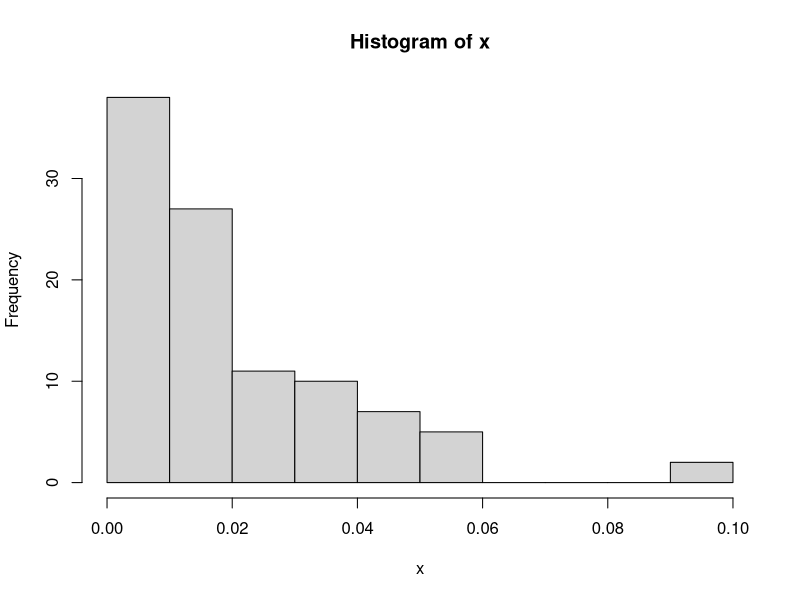
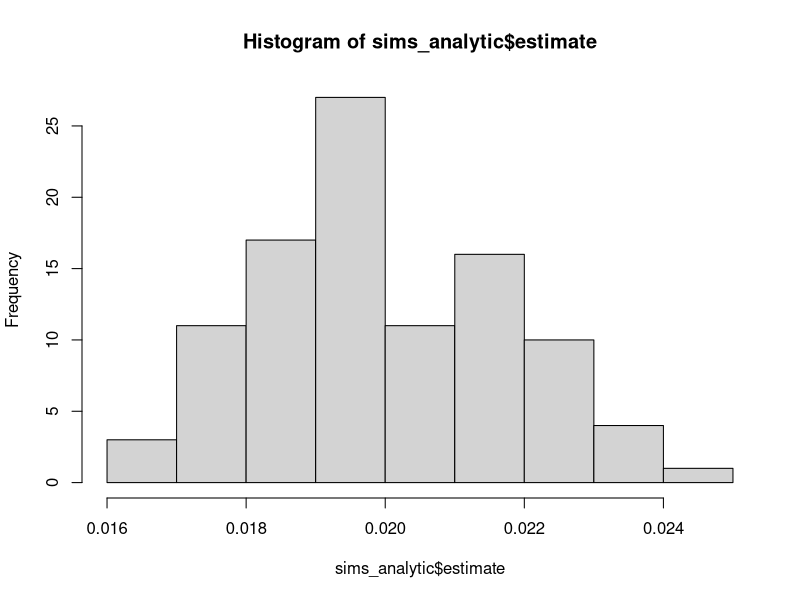
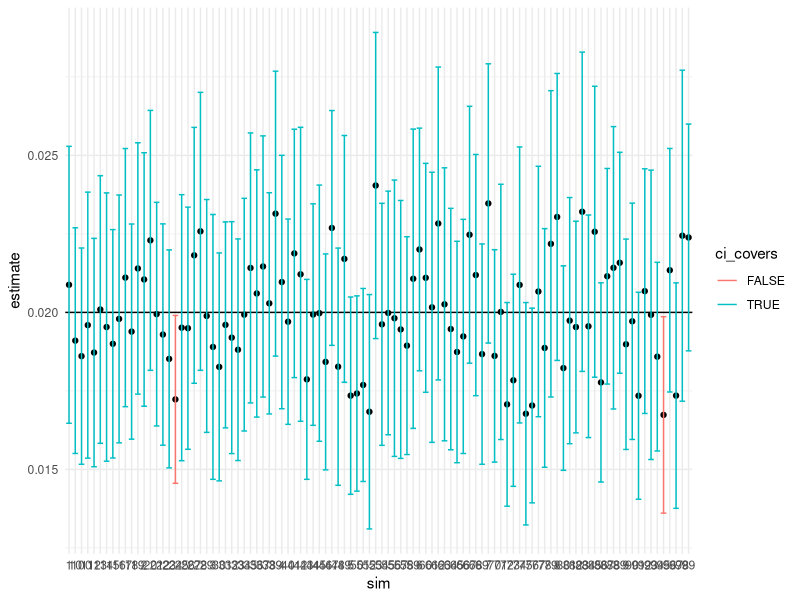
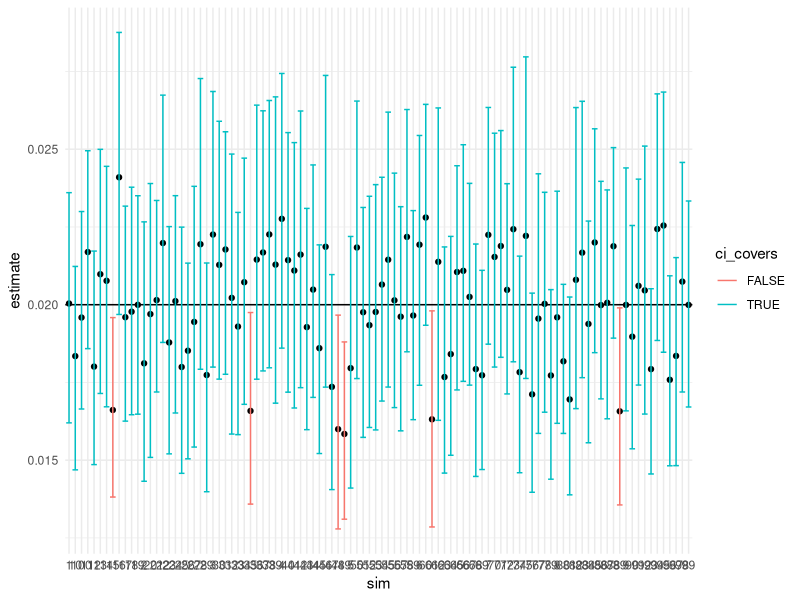

Source code (R) for these figures, in order:

library(ggplot2)
library(tidyr)
library(dplyr)


## Simulate the performance of CLT Confidence Intervals.

ESTIMAND <- 0.02
gen_random_sample <- function(n){
  # mean of beta distribution is shape1 / (shape1 + shape2)
  rbeta(n, 1, 49) 
}

x <- gen_random_sample(100)

hist(x)

estimate_mean <- function(x){
  sum(x)/length(x)
}

estimate_mean(x)

gen_analytic_ci <- function(x){
  estimate <- estimate_mean(x)
  std_estimate <- sd(x)
  N <- length(x)
  c(
    estimate - 1.96 * std_estimate / sqrt(N),
    estimate + 1.96 * std_estimate / sqrt(N)
  )
}

gen_analytic_ci(x)

simulate_once <- function(n, ci_func){
  x <- gen_random_sample(n)
  estimate <- estimate_mean(x)
  ci <- ci_func(x)
  return(
    data.frame(
      estimate=estimate, ci_lower = ci[1], ci_upper = ci[2]
    )
  )
}

run_simulation <- function(
  n_sim, 
  n,
  ci_func=gen_analytic_ci
){
  res <- purrr::rerun(n_sim, simulate_once(n, ci_func)) %>% 
    bind_rows(.id = "sim")

  ci_covers <- function(estimand, ci_lower, ci_upper){
    return(estimand > ci_lower & estimand < ci_upper)
  }
  
  res$ci_covers <- ci_covers(ESTIMAND, res$ci_lower, res$ci_upper)
  
  return(res)
}

sims_analytic <- run_simulation(n_sim=100, n=100)
hist(sims_analytic$estimate)

plot_sims <- function(sims){
  ggplot(sims, aes(x=sim, y=estimate)) +
    geom_point() +
    geom_hline(yintercept=ESTIMAND) +
    geom_errorbar(
      aes(x=sim, ymin=ci_lower, ymax=ci_upper, color=ci_covers)
    ) + theme_minimal()
}

plot_sims(sims_analytic)
mean(sims_analytic$ci_covers)

## Simulate the performance of Bootstrapped Confidence Intervals.

gen_bootstrap_ci <- function(x, n_boot=200){
  
  bootstrap_once <- function(...){
    x_boot <- sample(x, size=length(x), replace=TRUE)
    return(estimate_mean(x_boot))
  }
  
  boots <- purrr::map_dbl(1:n_boot, bootstrap_once)
  ci <- quantile(boots, c(0.025, 0.975))
  names(ci) <- NULL
  return(ci)
}

gen_bootstrap_ci(x)

sims_bs <- run_simulation(n_sim=500, n=100, ci_func = gen_bootstrap_ci)
plot_sims(sims_bs[1:100,])
mean(sims_bs$ci_covers)

